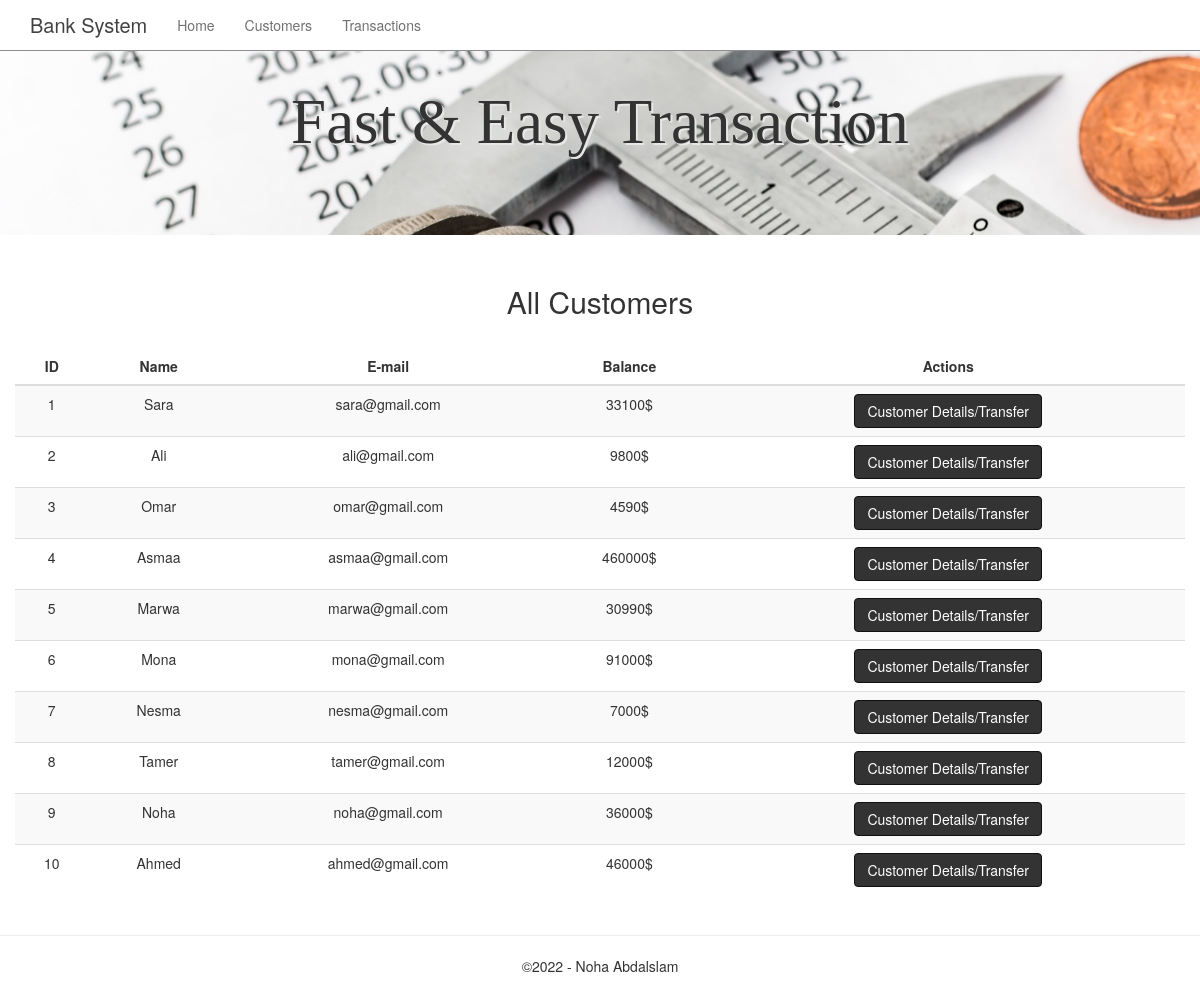
Screenshot of /All_Customers.php with the database file from the repository.
### tables this page shows
CREATE TABLE `customer` (
  `Customer_ID` int(5) NOT NULL,
  `Customer_Name` text  NOT NULL,
  `Customer_Email` varchar(30) NOT NULL,
  `Customer_Balance` int(8) NOT NULL
);

### All_Customers.php (the view, shortened to what this page needs)
<!DOCTYPE html>
<html lang="en">
<head>
    <link rel="stylesheet" type="text/css" href="css/bootstrap.css">
    <link rel="stylesheet" type="text/css" href="css/table.css">
</head>
<body>
<?php
    include 'config.php';
    $sql = "SELECT * FROM customer";
    $result = mysqli_query($conn,$sql);
?>
<?php
  include 'Navbar.php';
?>
<div class="container">
        <h2 class="text-center pt-4">All Customers</h2>
        <br>
            <div class="row">
                <div class="col">
                    <div class="table-responsive-sm">
                    <table class="table table-striped">
                        <thead>
                            <tr>
                            <th scope="col" class="text-center">ID</th>
                            <th scope="col" class="text-center">Name</th>
                            <th scope="col" class="text-center">E-mail</th>
                            <th scope="col" class="text-center">Balance</th>
                            <th scope="col" class="text-center">Actions</th>
                            </tr>
                        </thead>
                        <tbody>
                <?php
                    while($rows=mysqli_fetch_assoc($result)){
                ?>
                    <tr>
                        <td class="text-center"><?php echo $rows['Customer_ID'] ?></td>
                        <td class="text-center"><?php echo $rows['Customer_Name']?></td>
                        <td class="text-center"><?php echo $rows['Customer_Email']?></td>
                        <td class="text-center"><?php echo $rows['Customer_Balance']?>$</td>
                        <td class="text-center"><a href="Customer_Details.php?Customer_ID= <?php echo $rows['Customer_ID'] ;?>"> <button type="button" class="btn btn-primary">Customer Details/Transfer</button></a></td>
                    </tr>
                <?php
                    }
                ?>
                        </tbody>
                    </table>
                    </div>
                </div>
            </div>
         </div>
<hr />
        <footer class="container-fluid text-center">
        <p>&copy;2022 - Noha Abdalslam</p>
</footer>
</body>
</html>

### Navbar.php (shortened to what this page needs)
<!DOCTYPE html>
<html lang="en">
    <head>
        <link rel="stylesheet" type="text/css" href="css/bootstrap.css">
</head>
<body>
<div class="navbar navbar-inverse navbar-fixed-top">
        <div class="container">
            <div class="navbar-header">
                <span class="navbar-brand">Bank System</span>
            </div>
            <div class="navbar-collapse collapse">
                <ul class="nav navbar-nav">
                    <li><a href="Home.php">Home</a></li>
                    <li><a href="All_Customers.php">Customers</a></li>
                    <li><a href="All_Transactions.php">Transactions</a></li>
                </ul>
            </div>
        </div>
</div>
<div>
         <div class="jumbotron text-center">
            <br>
        <h1>Fast & Easy Transaction</h1>
        <br>
</div>
</body>
</html>

### All_Customers.php (style rules this page uses)
button { transition: 1.5s; }

### rows the page displays
customer: Customer_ID "1", Customer_Name "Sara", Customer_Email "sara@gmail.com", Customer_Balance "33100"
customer: Customer_ID "2", Customer_Name "Ali", Customer_Email "ali@gmail.com", Customer_Balance "9800"
customer: Customer_ID "3", Customer_Name "Omar", Customer_Email "omar@gmail.com", Customer_Balance "4590"
customer: Customer_ID "4", Customer_Name "Asmaa", Customer_Email "asmaa@gmail.com", Customer_Balance "460000"
customer: Customer_ID "5", Customer_Name "Marwa", Customer_Email "marwa@gmail.com", Customer_Balance "30990"
customer: Customer_ID "6", Customer_Name "Mona", Customer_Email "mona@gmail.com", Customer_Balance "91000"
customer: Customer_ID "7", Customer_Name "Nesma", Customer_Email "nesma@gmail.com", Customer_Balance "7000"
customer: Customer_ID "8", Customer_Name "Tamer", Customer_Email "tamer@gmail.com", Customer_Balance "12000"
customer: Customer_ID "9", Customer_Name "Noha", Customer_Email "noha@gmail.com", Customer_Balance "36000"
customer: Customer_ID "10", Customer_Name "Ahmed", Customer_Email "ahmed@gmail.com", Customer_Balance "46000"
